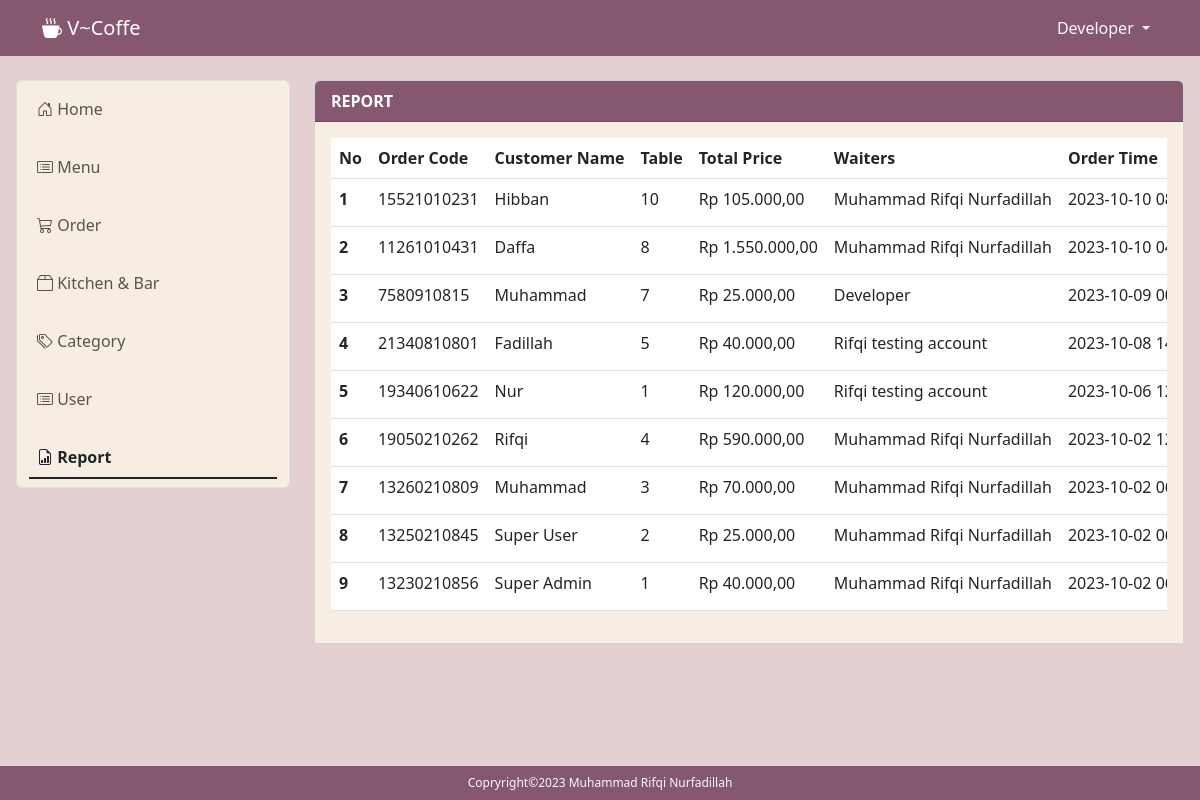
The page /report (signed in) on the database its author committed.
### tables this page shows
CREATE TABLE `tb_user` (
  `id` int NOT NULL,
  `name` varchar(200) DEFAULT NULL,
  `username` varchar(200) DEFAULT NULL,
  `password` varchar(200) DEFAULT NULL,
  `level` int DEFAULT NULL,
  `nohp` varchar(13) DEFAULT NULL
);

CREATE TABLE `tb_order` (
  `id_order` bigint NOT NULL DEFAULT '0',
  `meja` int DEFAULT NULL,
  `pelanggan` varchar(200) DEFAULT NULL,
  `catatan` varchar(200) DEFAULT NULL,
  `pelayan` int DEFAULT NULL,
  `waktu_order` timestamp NULL DEFAULT CURRENT_TIMESTAMP ON UPDATE CURRENT_TIMESTAMP
);

### report.php (the view, shortened to what this page needs)
<?php
include "proses/connect.php";
$query = mysqli_query($conn, "SELECT tb_order.*,tb_bayar.*,name, SUM(harga*jumlah) AS harganya FROM tb_order
LEFT JOIN tb_user ON tb_user.id = tb_order.pelayan
LEFT JOIN tb_list_order ON tb_list_order.kode_order = tb_order.id_order
LEFT JOIN tb_daftar_menu ON tb_daftar_menu.id = tb_list_order.menu
JOIN tb_bayar ON tb_bayar.id_bayar = tb_order.id_order
GROUP BY id_order ORDER BY waktu_order DESC");
while ($record = mysqli_fetch_array($query)) {
    $result[] = $record;
}
?>
<div class="col-lg-9 mt-2">
    <div class="card">
        <div class="fw-bold text-white card-header" style="background-color: #85586F;">
            REPORT
        </div>
        <div class="card-body" style="background-color: #F8EDE3;">
            <?php
            if (empty($result)) {
                echo "<div class='alert alert-danger'>Report not yet available</div>";
            } else { ?>
                <div class=" table-responsive">
                    <table class="table table-hover">
                        <thead>
                            <tr class="text-nowrap">
                                <th scope="col">No</th>
                                <th scope="col">Order Code</th>
                                <th scope="col">Customer Name</th>
                                <th scope="col">Table</th>
                                <th scope="col">Total Price</th>
                                <th scope="col">Waiters</th>
                                <th scope="col">Order Time</th>
                            </tr>
                        </thead>
                        <tbody>
                            <?php
                            $no = 1;
                            foreach ($result as $row) { ?>
                                <tr class="text-nowrap">
                                    <th scope="row"><?php echo $no++ ?></th>
                                    <td><?php echo $row['id_order']; ?></td>
                                    <td><?php echo $row['pelanggan']; ?></td>
                                    <td><?php echo $row['meja']; ?></td>
                                    <td><?php echo "Rp " . number_format((int)$row['harganya'], 2, ',', '.') ?></td>
                                    <td><?php echo $row['name']; ?></td>
                                    <td><?php echo $row['waktu_order']; ?></td>
                                </tr>
                            <?php
                            }
                            ?>
                        </tbody>
                    </table>
                </div>
            <?php
            }
            ?>
        </div>
    </div>
</div>

### index.php (shortened to what this page needs)
<?php
if (isset($_GET['x']) && $_GET['x'] == 'home') {
    $page = "home.php";
    include "main.php";
} elseif (isset($_GET['x']) && $_GET['x'] == 'menu') {
    $page = "menu.php";
    include "main.php";
} elseif (isset($_GET['x']) && $_GET['x'] == 'register') {
    include "register.php";
} elseif (isset($_GET['x']) && $_GET['x'] == 'login') {
    include "login.php";
} elseif (isset($_GET['x']) && $_GET['x'] == 'logout') {
    include "proses/p_logout.php";
} elseif (isset($_GET['x']) && $_GET['x'] == 'report') {
    if ($_SESSION['level_vcoffe'] == 1) {
        include "main.php";
    } else {
        $page = "home.php";
        include "main.php";
    }
} else {
    $page = "home.php";
    include "main.php";
}
?>

### main.php (shortened to what this page needs)
<?php
include "proses/connect.php";
$query = mysqli_query($conn, "SELECT * FROM tb_user WHERE username = '$_SESSION[username_vcoffe]'");
$hasil = mysqli_fetch_array($query);
?>
<!DOCTYPE html>
<html lang="en">
<head>
    <link href="https://cdn.jsdelivr.net/npm/bootstrap@5.3.0-alpha3/dist/css/bootstrap.min.css" rel="stylesheet">
    <link rel="stylesheet" href="https://cdn.jsdelivr.net/npm/bootstrap-icons@1.10.4/font/bootstrap-icons.css">
</head>
<body style="background-color: #E4D0D0;">
    <?php include "header.php"; ?>
    <div class="contrainer-lg p-3">
        <div class="row mb-3">
            <?php include "sidebar.php"; ?>
            <?php include $page; ?>
        </div>
    </div>
    <div class="fixed-bottom text-center p-2 text-light" style="background-color: #85586F; font-size: 12px;">
        Copryright&copy;2023 Muhammad Rifqi Nurfadillah
    </div>
</body>
</html>

### header.php (shortened to what this page needs)
<?php
include "proses/connect.php";
$query = mysqli_query($conn, "SELECT * FROM tb_user WHERE username = '$_SESSION[username_vcoffe]'");
?>
<nav class="navbar navbar-expand-lg sticky-top" style="background-color: #85586F;">
    <div class="container-lg">
        <a class="text-white navbar-brand" href="."><i class="bi bi-cup-hot-fill"></i> V~Coffe</a>
        <div class="collapse navbar-collapse justify-content-end" id="navbarNavDropdown">
            <ul class="navbar-nav">
                <li class="nav-item dropdown">
                    <a class="text-light nav-link dropdown-toggle" href="#" role="button" data-bs-toggle="dropdown" aria-expanded="false">
                        <?php echo $hasil['name']; ?>
                    </a>
                </li>
            </ul>
        </div>
    </div>
</nav>

### sidebar.php (shortened to what this page needs)
<div class="col-lg-3">
    <nav class="navbar navbar-expand-lg rounded border mt-2" style="background-color: #F8EDE3;">
        <div class="container-fluid">
            <div class="offcanvas offcanvas-start" tabindex="-1" id="offcanvasNavbar" aria-labelledby="offcanvasNavbarLabel" style="width: 250px;">
                <div class="offcanvas-body" style="background-color: #F8EDE3;">
                    <ul class="navbar-nav nav-underline flex-column justify-content-end flex-grow-1">
                        <li class="nav-item">
                            <a class="nav-link ps-2 <?php echo ((isset($_GET['x']) && $_GET['x'] == 'home') || !isset($_GET['x'])) ? 'active link-dark' : ''; ?>" aria-current="page" href="home"><i class="bi bi-house-door"></i> Home</a>
                        </li>
                        <li class="nav-item">
                            <a class="nav-link ps-2 <?php echo (isset($_GET['x']) && $_GET['x'] == 'menu') ? 'active link-dark' : ''; ?>" href="menu"><i class="bi bi-card-list"></i> Menu</a>
                        </li>
                        <?php if ($hasil['level'] == 1) { ?>
                            <li class="nav-item">
                                <a class="nav-link ps-2 <?php echo (isset($_GET['x']) && $_GET['x'] == 'order') ? 'active link-dark' : ''; ?>" href="order"><i class="bi bi-cart3"></i> Order</a>
                            </li>
                            <li class="nav-item">
                                <a class="nav-link ps-2 <?php echo (isset($_GET['x']) && $_GET['x'] == 'dapur') ? 'active link-dark' : ''; ?>" href="dapur"><i class="bi bi-box2"></i> Kitchen & Bar </a>
                            </li>
                            <li class="nav-item">
                                <a class="nav-link ps-2 <?php echo (isset($_GET['x']) && $_GET['x'] == 'katmenu') ? 'active link-dark' : ''; ?>" href="katmenu"><i class="bi bi-tags"></i> Category</a>
                            </li>
                            <li class="nav-item">
                                <a class="nav-link ps-2 <?php echo (isset($_GET['x']) && $_GET['x'] == 'user') ? 'active link-dark' : ''; ?>" href="user"><i class="bi bi-card-list"></i> User</a>
                            </li>
                            <li class="nav-item">
                                <a class="nav-link ps-2 <?php echo (isset($_GET['x']) && $_GET['x'] == 'report') ? 'active link-dark' : ''; ?>" href="report"><i class="bi bi-file-earmark-bar-graph"></i> Report</a>
                            </li>
                        <?php } ?>
                    </ul>
                </div>
            </div>
        </div>
    </nav>
</div>

### rows shown on the page
tb_user: name "Developer"
tb_order: id_order "15521010231", pelanggan "Hibban", meja "10", harganya "105.000,00", pelayan.name "Muhammad Rifqi Nurfadillah", waktu_order "2023-10-10…"
tb_order: id_order "11261010431", pelanggan "Daffa", meja "8", harganya "1.550.000,00", pelayan.name "Muhammad Rifqi Nurfadillah", waktu_order "2023-10-10…"
tb_order: id_order "7580910815", pelanggan "Muhammad", meja "7", harganya "25.000,00", pelayan.name "Developer", waktu_order "2023-10-09…"
tb_order: id_order "21340810801", pelanggan "Fadillah", meja "5", harganya "40.000,00", pelayan.name "Rifqi testing account", waktu_order "2023-10-08…"
tb_order: id_order "19340610622", pelanggan "Nur", meja "1", harganya "120.000,00", pelayan.name "Rifqi testing account", waktu_order "2023-10-06…"
tb_order: id_order "19050210262", pelanggan "Rifqi", meja "4", harganya "590.000,00", pelayan.name "Muhammad Rifqi Nurfadillah", waktu_order "2023-10-02…"
tb_order: id_order "13260210809", pelanggan "Muhammad", meja "3", harganya "70.000,00", pelayan.name "Muhammad Rifqi Nurfadillah", waktu_order "2023-10-02…"
tb_order: id_order "13250210845", pelanggan "Super User", meja "2", harganya "25.000,00", pelayan.name "Muhammad Rifqi Nurfadillah", waktu_order "2023-10-02…"
tb_order: id_order "13230210856", pelanggan "Super Admin", meja "1", harganya "40.000,00", pelayan.name "Muhammad Rifqi Nurfadillah", waktu_order "2023-10-02…"
